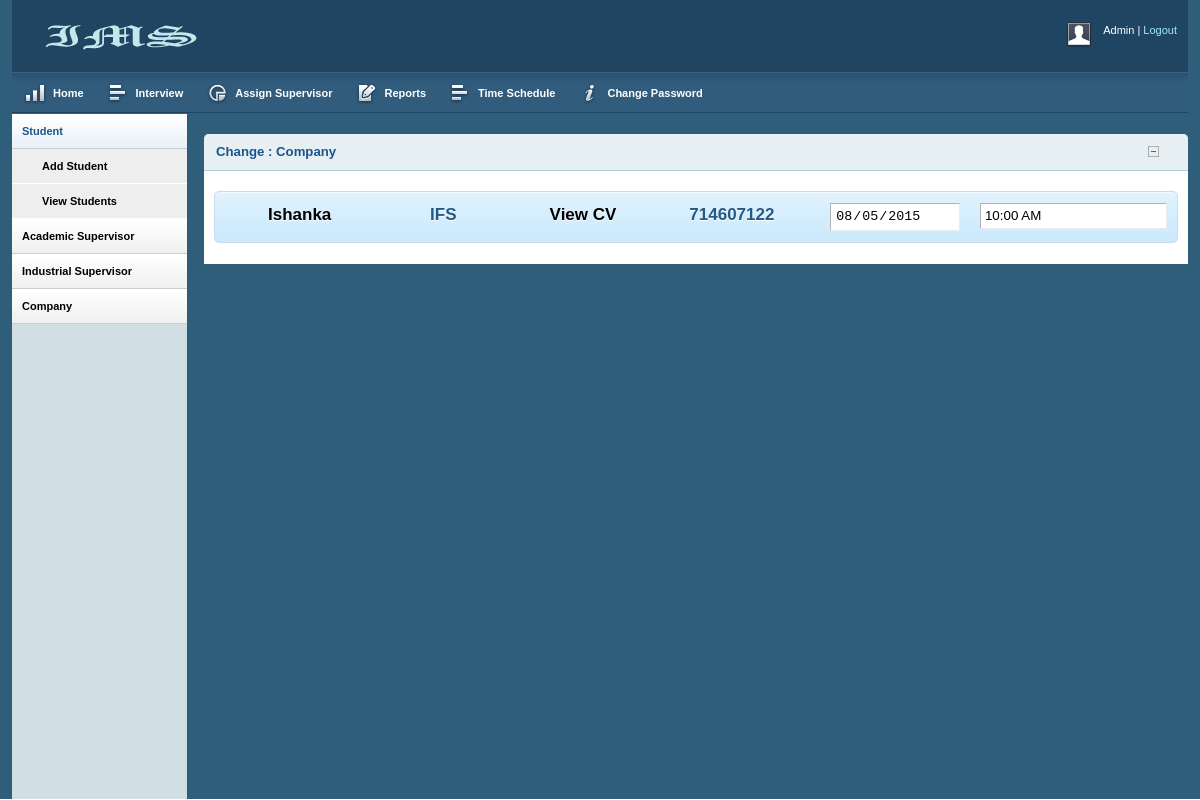
The app's page /Internshipmanagementship/AdminViewInterviewTime.php with its own data.
### tables this page shows
CREATE TABLE IF NOT EXISTS `interview` (
  `company` int(11) NOT NULL,
  `im_no` varchar(20) NOT NULL,
  `intdate` date DEFAULT NULL,
  `inttime` varchar(10) DEFAULT NULL,
  `active` int(11) DEFAULT NULL,
  `date` date DEFAULT NULL,
  `selection` int(11) DEFAULT NULL,
  `conform` int(11) DEFAULT NULL,
  PRIMARY KEY (`company`,`im_no`)
);

CREATE TABLE IF NOT EXISTS `student` (
  `im_no` varchar(15) NOT NULL,
  `fname` varchar(25) NOT NULL,
  `lname` varchar(25) NOT NULL,
  `gender` int(11) NOT NULL,
  `email` varchar(50) NOT NULL,
  `phone` int(11) NOT NULL,
  `dateofbirth` date DEFAULT NULL,
  `gpa` double DEFAULT NULL,
  `preference` int(11) DEFAULT NULL,
  `cv` varchar(30) DEFAULT NULL,
  `nic` varchar(12) DEFAULT NULL,
  `image` varchar(50) DEFAULT NULL,
  `interview` int(11) DEFAULT '0',
  `selection` int(11) DEFAULT '0',
  PRIMARY KEY (`im_no`)
);

CREATE TABLE IF NOT EXISTS `company` (
  `id` int(11) NOT NULL AUTO_INCREMENT,
  `name` varchar(20) DEFAULT NULL,
  `web` varchar(50) DEFAULT NULL,
  `description` varchar(500) DEFAULT NULL,
  `email` varchar(30) DEFAULT NULL,
  `phone` int(11) DEFAULT NULL,
  `logo` varchar(50) DEFAULT NULL,
  `acc` int(11) DEFAULT NULL,
  PRIMARY KEY (`id`)
);

### Internshipmanagementship/AdminViewInterviewTime.php (the view, shortened to what this page needs)
<!DOCTYPE html PUBLIC "-//W3C//DTD XHTML 1.0 Strict//EN" "http://www.w3.org/TR/xhtml1/DTD/xhtml1-strict.dtd">
<html xmlns="http://www.w3.org/1999/xhtml">
<head>
    <link rel="stylesheet" type="text/css" href="css/reset.css" media="screen" />
    <link rel="stylesheet" type="text/css" href="css/text.css" media="screen" />
    <link rel="stylesheet" type="text/css" href="css/grid.css" media="screen" />
    <link rel="stylesheet" type="text/css" href="css/layout.css" media="screen" />
    <link rel="stylesheet" type="text/css" href="css/nav.css" media="screen" />
    <link href="css/prettyPhoto.css" rel="stylesheet" type="text/css" />
</head>
<body>
    <div class="container_12">
        <div class="grid_12 header-repeat">
            <div id="branding">
                <div class="floatleft">
                    <img src="image/logoH.png"  alt="Logo" /></div>
                <div class="floatright">
                    <div class="floatleft">
                        <img src="img/img-profile.jpg" alt="Profile Pic" /></div>
                    <div class="floatleft marginleft10">
                        <ul class="inline-ul floatleft">
                            <li>Admin</li>
                            <li><a href="logout.php">Logout</a></li>
                        </ul>
                        <br />
                    </div>
                </div>
            </div>
        </div>
          <div class="grid_12">
            <ul class="nav main">
                <li class="ic-dashboard"><a href="AdminIndex.php"><span>Home</span></a> </li>
                <li class="ic-grid-tables"><a href="javascript:"><span>Interview</span></a>
                </li>
                <li class="ic-charts"><a href="#"><span>Assign Supervisor</span></a>
                </li>
                <li class="ic-form-style"><a href="#"><span>Reports</span></a>
                <li class="ic-grid-tables"><a href="Adminpassword.php"><span>Time Schedule</span></a>        </li>
                <li class="ic-notifications"><a href="Adminchangepassword.php"><span> Change Password</span></a>        </li>
                </li>
            </ul>
        </div>
        <div class="grid_2">
            <div class="box sidemenu">
                <div class="block" id="section-menu">
                     <ul class="section menu">
                        <li><a class="menuitem">Student</a>
                            <ul class="submenu">
                                <li><a href="AdminAddStudent.php">Add Student</a> </li>
                                <li><a href="viewstudentadmin.php">View Students </a> </li>
                            </ul>
                        </li>
                        <li><a class="menuitem">Academic Supervisor</a>
                        </li>
                        <li><a class="menuitem">Industrial Supervisor</a>
                        </li>
                       <li><a class="menuitem">Company</a>
                      </li>
                    </ul>
                </div>
            </div>
        </div>
        <div class="grid_10">
            <div class="box round first">
                   <h2><span style="color:#00C"><a href="AdminViewInterview.php">Change : Company</a></span></h2>
                    <div class="block">
                      <?php
				 $query=mysql_query("select * from interview  WHERE selection=0 and active=1 ORDER BY intdate")or die(mysql_error());
	$x=0;
	 while($row=mysql_fetch_array($query)){
		 $id=$row['im_no'];
		 $sql_stu="SELECT * FROM student WHERE  im_no='".$id."'";
			  $result_stu=mysql_query($sql_stu);
			  $row_stu=mysql_fetch_assoc($result_stu);
			    $phone=$row_stu['phone'];
			  $f_name=$row_stu['fname'];
			  $cv=$row_stu['cv'];
			  $imagestu=$row_stu['image'];
		  $time=$row['inttime'];
		  $date=$row['intdate'];
	  $conform=$row['conform'];
	   $comid=$row['company'];
	   	 $sql_com="SELECT * FROM company WHERE  id='".$comid."'";
			  $result_com=mysql_query($sql_com);
			  $row_com=mysql_fetch_assoc($result_com);
			    $comname=$row_com['name'];
                 echo' <div id="div'.$x.'" class="';if ($conform==1){echo 'message info';} else {echo 'message error'; } echo '">   <table style="margin-top:1px; margin-bottom:1px;" class="form"  width="100%">
                               <tr  >
                          <div>
                               <td  align="center" width="20%" ><div id="popup"><h5><a href="example.jpg" rel="lightbox" title="'.$f_name.'"><span><img src="'.$imagestu.'" style="width:120px; height:150px;" alt="Little Egret"></span>'.$f_name.'</a></h5></div></td>
							      <td align="center" width="20%"><h5> '.$comname.'</h5></td>
                               <td align="center" width="20%"><h5><a href="'.$cv.'" target="_blank"
							   >  View CV </h5></a></td>
							    <td align="center" width="20%"><h5> '.$phone.'</h5></td>
                               <td align="center"width="20%"><input type="date"  name="date" value="'.$date.'" readonly="readonly" /></td>
                               <td align="center"width="20%">
		<input type="text"  name="date" value="'.$time.'" readonly="readonly" />
							   </td>
   </td></div>
                             </tr>
                               </table></div>';
							   $x++;
	 }
				?>
                </div>
            </div>
        </div>
    </div>
</body>
</html>

### Internshipmanagementship/css/grid.css (style rules this page uses)
.container_12, .container_16 { width: 100%; }
.grid_1, .grid_2, .grid_3, .grid_4, .grid_5, .grid_6, .grid_7, .grid_8, .grid_9, .grid_10, .grid_11, .grid_12, .grid_13, .grid_14, .grid_15, .grid_16 { display: inline; float: left; margin-left: 1%; margin-right: 1%; }
.container_12 .grid_12, .container_16 .grid_16 { width: 98%; }
.container_12 .grid_2 { width: 14.666%; }
.container_12 .grid_10 { width: 81.333%; }

### Internshipmanagementship/css/layout.css (style rules this page uses)
body { background: #fff; color: #333; font-size: 11px; padding: 0 0 0px; }
.floatleft { float:left; }
.floatright { float:right; }
.inline-ul li { display:inline; color:#fff; }
.marginleft10 { margin-left:10px; }
a { color: #000; font-weight:bold; text-decoration: none; }
.container_12, .container_16 { background:#2E5E79; }
h1, h2, h3, h4, h5, h6 { line-height:1.2em; margin-bottom:.3em; }
h2 { margin-top:1em; }
#branding { font-weight:normal; text-align:left; padding:2em 1em 1.6em 1em; margin-bottom:0; }
.header-repeat { background:url(../img/header-repeat.jpg) repeat-x; }
#branding a { color:#A1EAFF; font-weight:normal; }
#branding a:before { content:" | "; color:#fff; }
#branding ul, #branding ul li { margin:0px; padding:0px; }
#branding li { padding:0px 0px 0px 0px !important; }
.box { background:#fff; margin-bottom:20px; padding:10px 10px 10px 10px; margin-left:-8px; }
.box.round { -moz-border-radius: 5px 5px 0px 0px; -webkit-border-radius: 5px 5px 0px 0px; border-radius: 5px 5px 0px 0px; }
.box h2 { font-size:1.2em; font-weight:bold; color:#1B548D; background:#E6F0F3; margin:-10px -10px 0 -10px; padding:10px 12px; border-bottom:1px solid #B3CBD6; -moz-border-radius: 5px 5px 0px 0px; -webkit-border-radius: 5px 5px 0px 0px; border-radius: 5px 5px 0px 0px; }
.box h2 a, .box h2 a.visible { color:#1B548D; background:url("../img/switch_minus.gif") 97% 50% no-repeat; display:block; padding:6px 12px; margin:-6px -12px; border:none; -moz-border-radius: 5px 5px 0px 0px; -webkit-border-radius: 5px 5px 0px 0px; border-radius: 5px 5px 0px 0px; }
.box.first { margin-top:20px; }
.block { padding-top:20px; }
.box.sidemenu { background-color:#D1DEE4; border-right:1px solid #3A5665; padding:0px; margin:0px; cursor:pointer; }
.box.sidemenu .block { padding-top:0px; margin-top:0px; }
ul, ol { padding-top:0; }
ul.menu { list-style:none; border-top:1px solid #bbb; }
ul.menu li { margin:0; }
ul.menu li a { display:block; padding:4px 10px; border-bottom:1px solid #ccc; }
ul.menu ul { list-style:none; margin:0; }
ul.menu ul li a { padding-left:30px; }
ul.section { border-top:0; margin-bottom:0; }
ul.section li a { background:url(../img/sidemenu-repeat.jpg) repeat-x; line-height:26px; }
ul.section li li a { background:#ddd; border-bottom:1px solid #eee; }
ul.section ul li { text-transform:none; }
ul.section ul.current li a { background:#eee; border-bottom:1px solid #fff; }
ul.section li a.current { color:#1B548D; background:url(../img/sidemenu-repeat-hover.jpg) repeat-x; }
table.form { width:100%; }
table.form td { padding:0px 0px; }
table.form input, table.form select { padding: 4px 4px 5px 4px; border-top: 1px solid #b3b3b3; border-left: 1px solid #b3b3b3; border-right: 1px solid #eaeaea; border-bottom: 1px solid #eaeaea; }
.block { padding-bottom:1px; }
.message { padding: 10px; -moz-border-radius: 5px; -webkit-border-radius: 5px; -khtml-border-radius: 5px; border-radius: 5px; margin-bottom: 10px; -moz-box-shadow:inset 0 1px 0 rgba(255,255,255,0.5); -webkit-box-shadow:inset 0 1px 0 rgba(255,255,255,0.5); box-shadow:inset 0 1px 0 rgba(255,255,255,0.5); }
.message.info { border: 1px solid #cadcea; background: #e1f2fc; background: -webkit-gradient(linear, left top, left bottom, from(#e1f2fc), to(#cae9fd)); background: -moz-linear-gradient(top, #e1f2fc, #cae9fd); filter: progid:DXImageTransform.Microsoft.gradient(startColorstr='#e1f2fc', endColorstr='#cae9fd'); color: #225b86; text-shadow: 0 1px 0 #fff; }

### records on screen
interview: student.fname "Ishanka", company.name "IFS", student.phone "714607122", date "08/05/2015", date "10:00 AM"
